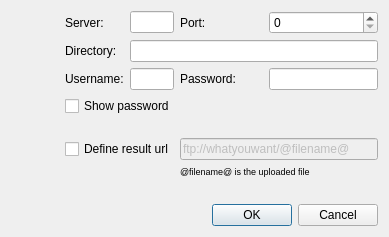
<?xml version="1.0" encoding="UTF-8"?>
<ui version="4.0">
 <class>FtpUploaderSettingsClass</class>
 <widget class="QWidget" name="FtpUploaderSettingsClass">
  <property name="geometry">
   <rect>
    <x>0</x>
    <y>0</y>
    <width>374</width>
    <height>237</height>
   </rect>
  </property>
  <property name="windowTitle">
   <string>FtpUploaderSettings</string>
  </property>
  <layout class="QGridLayout" name="gridLayout">
   <item row="1" column="2" colspan="5">
    <widget class="QLineEdit" name="lineEditDirectory">
     <property name="toolTip">
      <string>Initial FTP directory</string>
     </property>
     <property name="text">
      <string notr="true"/>
     </property>
    </widget>
   </item>
   <item row="8" column="4" colspan="3">
    <widget class="QDialogButtonBox" name="buttonBox">
     <property name="standardButtons">
      <set>QDialogButtonBox::Cancel|QDialogButtonBox::Ok</set>
     </property>
    </widget>
   </item>
   <item row="0" column="0" rowspan="9">
    <layout class="QVBoxLayout" name="verticalLayout">
     <item>
      <widget class="QLabel" name="labelPixmap">
       <property name="minimumSize">
        <size>
         <width>48</width>
         <height>48</height>
        </size>
       </property>
       <property name="maximumSize">
        <size>
         <width>48</width>
         <height>48</height>
        </size>
       </property>
       <property name="text">
        <string/>
       </property>
       <property name="pixmap">
        <pixmap resource="../res/hotshots.qrc">:/providers/providers/ftp.png</pixmap>
       </property>
       <property name="scaledContents">
        <bool>true</bool>
       </property>
      </widget>
     </item>
     <item>
      <spacer name="verticalSpacer_2">
       <property name="orientation">
        <enum>Qt::Vertical</enum>
       </property>
       <property name="sizeHint" stdset="0">
        <size>
         <width>20</width>
         <height>10</height>
        </size>
       </property>
      </spacer>
     </item>
    </layout>
   </item>
   <item row="6" column="3" colspan="4">
    <widget class="QLabel" name="label">
     <property name="font">
      <font>
       <pointsize>7</pointsize>
      </font>
     </property>
     <property name="text">
      <string>@filename@ is the uploaded file</string>
     </property>
    </widget>
   </item>
   <item row="2" column="1">
    <widget class="QLabel" name="label_Username">
     <property name="text">
      <string>Username:</string>
     </property>
    </widget>
   </item>
   <item row="0" column="1">
    <widget class="QLabel" name="label_Server">
     <property name="text">
      <string>Server:</string>
     </property>
    </widget>
   </item>
   <item row="2" column="5" colspan="2">
    <widget class="QLineEdit" name="lineEditPassword">
     <property name="toolTip">
      <string>FTP password</string>
     </property>
     <property name="inputMask">
      <string notr="true"/>
     </property>
     <property name="text">
      <string notr="true"/>
     </property>
     <property name="echoMode">
      <enum>QLineEdit::Password</enum>
     </property>
    </widget>
   </item>
   <item row="7" column="6">
    <spacer name="verticalSpacer">
     <property name="orientation">
      <enum>Qt::Vertical</enum>
     </property>
     <property name="sizeHint" stdset="0">
      <size>
       <width>20</width>
       <height>10</height>
      </size>
     </property>
    </spacer>
   </item>
   <item row="2" column="3" colspan="2">
    <widget class="QLabel" name="label_Password">
     <property name="text">
      <string>Password:</string>
     </property>
    </widget>
   </item>
   <item row="1" column="1">
    <widget class="QLabel" name="label_Directory">
     <property name="text">
      <string>Directory:</string>
     </property>
    </widget>
   </item>
   <item row="3" column="1" colspan="6">
    <widget class="QCheckBox" name="checkBoxShowPassword">
     <property name="toolTip">
      <string>Show/Hide password in interface</string>
     </property>
     <property name="text">
      <string>Show password</string>
     </property>
    </widget>
   </item>
   <item row="2" column="2">
    <widget class="QLineEdit" name="LineEditUsername">
     <property name="toolTip">
      <string>FTP username</string>
     </property>
     <property name="text">
      <string notr="true"/>
     </property>
    </widget>
   </item>
   <item row="5" column="1" colspan="2">
    <widget class="QCheckBox" name="checkBoxUserURL">
     <property name="text">
      <string>Define result url</string>
     </property>
    </widget>
   </item>
   <item row="5" column="3" colspan="4">
    <widget class="QLineEdit" name="lineEditUserUrl">
     <property name="enabled">
      <bool>false</bool>
     </property>
     <property name="text">
      <string>ftp://whatyouwant/@filename@</string>
     </property>
    </widget>
   </item>
   <item row="0" column="5" colspan="2">
    <widget class="QSpinBox" name="spinBoxPort">
     <property name="sizePolicy">
      <sizepolicy hsizetype="Expanding" vsizetype="Fixed">
       <horstretch>0</horstretch>
       <verstretch>0</verstretch>
      </sizepolicy>
     </property>
     <property name="toolTip">
      <string>FTP port</string>
     </property>
     <property name="maximum">
      <number>65536</number>
     </property>
    </widget>
   </item>
   <item row="0" column="2">
    <widget class="QLineEdit" name="lineEditServer">
     <property name="toolTip">
      <string>FTP Server name</string>
     </property>
     <property name="text">
      <string notr="true"/>
     </property>
    </widget>
   </item>
   <item row="0" column="3">
    <widget class="QLabel" name="label_Port">
     <property name="text">
      <string>Port:</string>
     </property>
    </widget>
   </item>
   <item row="4" column="1" colspan="6">
    <widget class="QLabel" name="labelResultOriginalURL">
     <property name="font">
      <font>
       <pointsize>7</pointsize>
      </font>
     </property>
     <property name="text">
      <string/>
     </property>
     <property name="wordWrap">
      <bool>true</bool>
     </property>
     <property name="textInteractionFlags">
      <set>Qt::LinksAccessibleByMouse|Qt::TextSelectableByMouse</set>
     </property>
    </widget>
   </item>
  </layout>
 </widget>
 <layoutdefault spacing="6" margin="11"/>
 <resources>
  <include location="../res/hotshots.qrc"/>
 </resources>
 <connections>
  <connection>
   <sender>checkBoxUserURL</sender>
   <signal>toggled(bool)</signal>
   <receiver>lineEditUserUrl</receiver>
   <slot>setEnabled(bool)</slot>
   <hints>
    <hint type="sourcelabel">
     <x>116</x>
     <y>121</y>
    </hint>
    <hint type="destinationlabel">
     <x>230</x>
     <y>121</y>
    </hint>
   </hints>
  </connection>
 </connections>
</ui>
